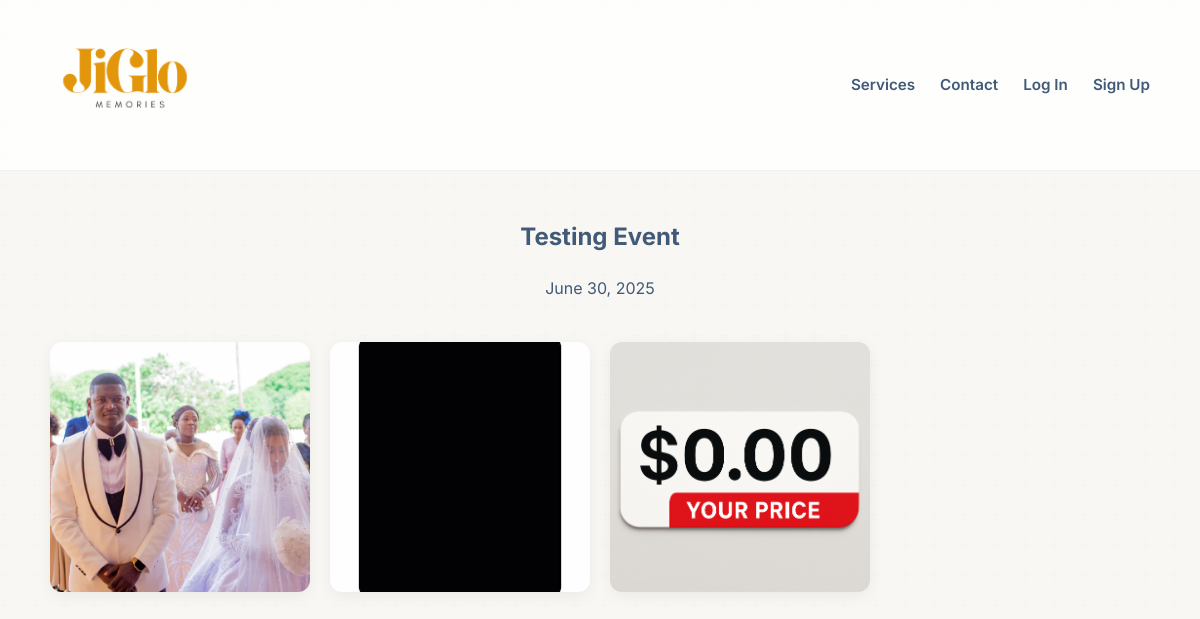
Screenshot of /events/testing-event/ with the database file from the repository.
### crowdcam_app/models.py (models this page shows, shortened)
class Event(models.Model):
    host = models.ForeignKey(settings.AUTH_USER_MODEL, on_delete=models.CASCADE)
    name = models.CharField(max_length=200)
    event_date = models.DateField()
    unique_code = models.SlugField(unique=True, blank=True)
    created_at = models.DateTimeField(auto_now_add=True)
    price = models.DecimalField(max_digits=10, decimal_places=2, default=20.00) # Example price
    is_paid = models.BooleanField(default=False)
    stripe_checkout_id = models.CharField(max_length=255, blank=True)

class Photo(models.Model):
    event = models.ForeignKey(Event, on_delete=models.CASCADE, related_name='photos')
    image = models.ImageField(upload_to='event_photos/')
    uploaded_at = models.DateTimeField(auto_now_add=True)

### crowdcam_app/views.py (the view)
# urls.py: path('events/<slug:unique_code>/', views.event_detail_view, name='event_detail'),
def event_detail_view(request, unique_code):
    event = get_object_or_404(Event, unique_code=unique_code)
    if request.method == 'POST':
        if event.is_paid:
            form = PhotoForm(request.POST, request.FILES)
            if form.is_valid():
                photo = form.save(commit=False)
                photo.event = event
                photo.save()
                return redirect('event_detail', unique_code=event.unique_code)
    else:
        form = PhotoForm()
    photos = event.photos.all().order_by('-uploaded_at')
    context = {
        'event': event,
        'form': form,
        'photos': photos,
    }
    return render(request, 'crowdcam_app/event_detail.html', context)

### crowdcam_app/templates/crowdcam_app/event_detail.html (shortened to what this page needs)
{% extends 'crowdcam_app/base.html' %}
{% block content %}
    <div class="event-title">
        <h2>{{ event.name }}</h2>
        <p>{{ event.event_date }}</p>
    </div>
    <div class="photo-grid">
        {% for photo in photos %}
            <div class="photo-item">
                <img src="{{ photo.image.url }}" alt="Photo for {{ event.name }}">
            </div>
        {% empty %}
            <p style="text-align: center;">No photos have been uploaded yet. Be the first!</p>
        {% endfor %}
    </div>
{% endblock %}

### static/css/style.css (style rules this page uses)
:root { --primary-navy: #0d1b2a; --secondary-blue: #415a77; --light-blue-grey: #778da9; --background-cream: #f8f7f4; --accent-gold: #e8b03e; --accent-gold-hover: #f0c368; --white: #ffffff; --font-heading: 'Lora', serif; --font-body: 'Inter', sans-serif; --shadow-sm: 0 4px 15px rgba(0, 0, 0, 0.06); --shadow-md: 0 10px 25px rgba(0, 0, 0, 0.1); }
body { font-family: var(--font-body); background-color: var(--background-cream); background-image: url('../images/subtle-pattern.svg'); color: var(--secondary-blue); line-height: 1.6; }
.photo-grid { display: grid; grid-template-columns: repeat(auto-fill, minmax(250px, 1fr)); gap: 20px; }
.photo-grid img { width: 100%; height: 250px; object-fit: cover; border-radius: 12px; box-shadow: var(--shadow-sm); transition: transform 0.3s ease; }
.event-title { text-align:center; margin-bottom: 40px; }

### rows the page displays
Event: name "Testing Event", event_date "June 30, 2025"
Photo: image (picture)
Photo: image (picture)
Photo: image (picture)
